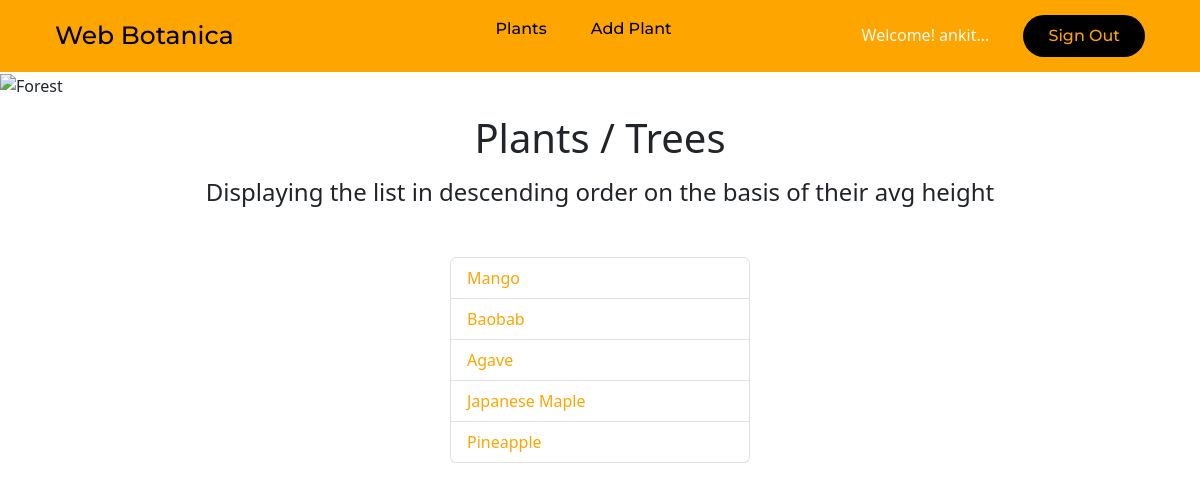
Page /plants/ (signed in) on the committed database.
### plants/models.py (models this page shows, shortened)
class Plant(models.Model): # each class variable represents a database i.e. table field in the model
    name = models.CharField(max_length=200)
    country = models.CharField(max_length=50)
    climate = models.CharField(max_length=200)
    soil = models.CharField(max_length=200)
    family = models.CharField(max_length=200)
    height = models.FloatField()
    user_id = models.CharField(max_length=100, null=True)

### plants/views.py (the view)
# urls.py: path('', views.index, name='index'),
def index(request):
    if request.user.is_authenticated:
        current_user=request.user
        tallest_plants = Plant.objects.order_by('-height')[:15]
        context = {'tallest_plants': tallest_plants}
        return render(request, 'plants/index.html', context)
    else:
        return redirect("/")

### plants/templates/plants/index.html
{% extends "plants/base_generic.html" %}
{% block content %}
<img class="banner" src="https://cdn.pixabay.com/photo/2018/08/21/23/29/forest-3622519_1280.jpg" alt="Forest">
<h1 class="text-center mt-3">Plants / Trees<h1>
<h4 class="text-center mt-3">Displaying the list in descending order on the basis of their avg height</h4>
<div class="data-1">
{% if tallest_plants %}
<ul class="list-group">
    {% for plant in tallest_plants %}
  <li class="list-group-item"><a href="{% url 'plants:show' plant.id %}">{{ plant.name }}</a></li>
  {% endfor %}
</ul>
{% else %}
    <p>There are no plants recorded.</p>
{% endif %}
</div>
{% endblock content %}

### plants/templates/plants/base_generic.html (shortened to what this page needs)
{% load static %}
<!DOCTYPE html>
<html>
<head>
    <link rel="stylesheet" href="{% static '/styles.css' %}" />
    <link href="https://cdn.jsdelivr.net/npm/bootstrap@5.3.0-alpha3/dist/css/bootstrap.min.css" rel="stylesheet">
</head>
<body>
    <header>
        <div class="heading"><a> Web Botanica</a></div>
        <nav>
            <ul class="nav_links">
                {% if user.is_authenticated %}
                <div class="barlinks">
                <li><a href="/plants">Plants</a></li>
                <li><a href="/plants/add_plant">Add Plant</a></li>
                </div>
                {% endif %}
            </ul>
        </nav>
        <div class="signin_button">
            {% if user.is_authenticated %}
                <div class="greetings"> Welcome! {{user.username}}...
                <a href="{% url 'sign_out' %}"><button>Sign Out</button></a>
            {% else %}
                <a href="{% url 'sign_in' %}"><button>Sign In</button></a>
            {% endif %}
        </div>
    </header>
    <main>
        {% block content %}{% endblock %}
    </main>
</body>
</html>

### static/styles.css (style rules this page uses)
* { box-sizing: border-box; margin: 0; padding: 0; }
.banner { height: 300px; width: 100%; object-fit: cover; object-position: bottom; }
.greetings { color: #EDFBF1; }
.heading a { font-family: "Montserrat", sans-serif; font-weight: 500; font-size: 25px; color: #D4F6DD; text-decoration: none; }
header { display: flex; justify-content: space-between; align-items: center; padding: 30px 10%; background: #156d74; }
.nav_links { list-style: none; }
.nav_links li { display: inline-block; padding: 0px 20px; }
.nav_links li a { font-family: "Montserrat", sans-serif; font-weight: 500; font-size: 16px; color: #57BB72; text-decoration: none; }
.nav_links li a { transition: all 0.3s ease 0s; }
.signin_button button { font-family: "Montserrat", sans-serif; font-weight: 500; font-size: 16px; color: #57BB72; text-decoration: none; }
.signin_button button { padding: 9px 25px; background-color: rgba(0,0,0,1); border: none; border-radius: 50px; cursor: pointer; transition: all 0.3s ease 0s; }
a { text-decoration: none !important; color: orange !important; }
header { background: orange; padding: 15px; }
.heading a { color: black !important; padding: 40px; }
.greetings a { margin-left: 30px; padding-right: 40px; }
.data-1 { width: 50%; margin: 0 auto; }
.data-1 ul { width: 50%; margin: 0 auto; margin-top: 50px; margin-bottom: 50px; }
.signin_button button { color: orange !important; }
.barlinks a { color: black !important; }

### rows in the picture
Plant: name "Mango"
Plant: name "Baobab"
Plant: name "Agave"
Plant: name "Japanese Maple"
Plant: name "Pineapple"

### other values in the picture
{{ user.username }} "ankit"
